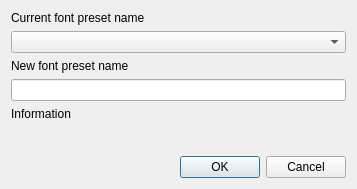
<?xml version="1.0" encoding="UTF-8"?>
<ui version="4.0">
 <class>DialogAddPreset</class>
 <widget class="QDialog" name="DialogAddPreset">
  <property name="geometry">
   <rect>
    <x>0</x>
    <y>0</y>
    <width>357</width>
    <height>189</height>
   </rect>
  </property>
  <property name="windowTitle">
   <string>Add font preset</string>
  </property>
  <layout class="QVBoxLayout" name="verticalLayout">
   <item>
    <widget class="QLabel" name="label_currentPresetName">
     <property name="text">
      <string>Current font preset name</string>
     </property>
    </widget>
   </item>
   <item>
    <widget class="QComboBox" name="comboBox_baseFontPresetName"/>
   </item>
   <item>
    <widget class="QLabel" name="label_newPresetName">
     <property name="text">
      <string>New font preset name</string>
     </property>
     <property name="buddy">
      <cstring>lineEdit_newFontPresetName</cstring>
     </property>
    </widget>
   </item>
   <item>
    <widget class="QLineEdit" name="lineEdit_newFontPresetName">
     <property name="enabled">
      <bool>true</bool>
     </property>
     <property name="readOnly">
      <bool>false</bool>
     </property>
    </widget>
   </item>
   <item>
    <widget class="QLabel" name="label_info">
     <property name="text">
      <string>Information</string>
     </property>
    </widget>
   </item>
   <item>
    <spacer name="verticalSpacer">
     <property name="orientation">
      <enum>Qt::Vertical</enum>
     </property>
     <property name="sizeHint" stdset="0">
      <size>
       <width>20</width>
       <height>40</height>
      </size>
     </property>
    </spacer>
   </item>
   <item>
    <widget class="QDialogButtonBox" name="buttonBox">
     <property name="standardButtons">
      <set>QDialogButtonBox::Cancel|QDialogButtonBox::Ok</set>
     </property>
    </widget>
   </item>
  </layout>
 </widget>
 <resources/>
 <connections/>
</ui>
